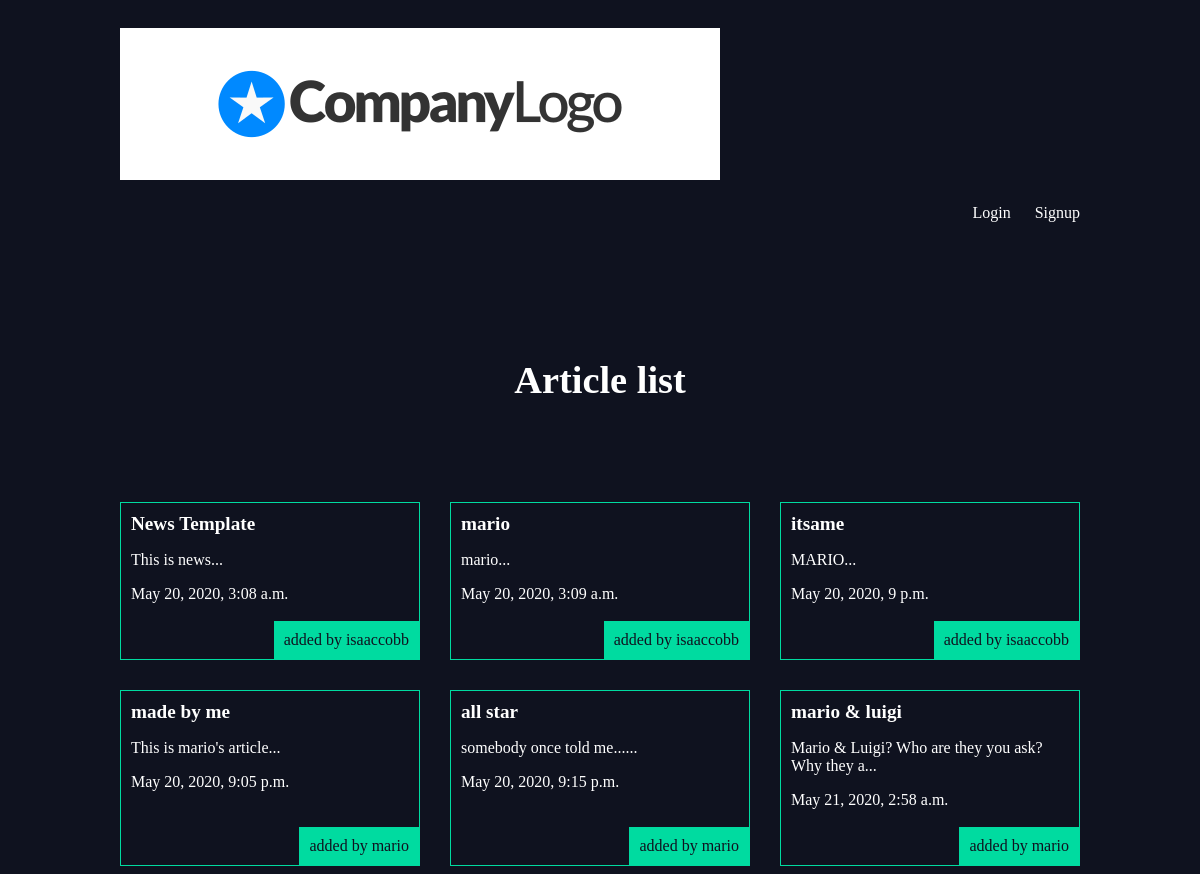
The app's page /articles/ with its own data.
### articles/models.py (models this page shows, shortened)
class Article(models.Model):
    title = models.CharField(max_length = 100)
    slug = models.SlugField()
    body = models.TextField()
    date = models.DateTimeField(auto_now_add = True)
    thumb = models.ImageField(default = 'default.png', blank = True)
    author = models.ForeignKey(User, on_delete = models.CASCADE, default = None)
    def snippet(self):
        return self.body[:50] + "..."

### articles/views.py (the view)
# urls.py: path('', views.article_list, name = 'list'),
def article_list(request):
    articles = Article.objects.all().order_by('date')
    return render(request, 'articles/article_list.html', {'articles': articles})

### articles/templates/articles/article_list.html
{% extends 'base_layout.html' %}
{% block content %}
    <h1>Article list</h1>
    <div class="articles">
      {% for article in articles %}
        <div class="article">
          <h2><a href="{% url 'articles:detail' slug=article.slug %}">{{ article.title }}</a></h2>
          <p>{{ article.snippet }}</p>
          <p>{{ article.date }}</p>
          <p class = "author">added by {{ article.author.username }}</p>
        </div>
      {% endfor %}
    </div>
{% endblock %}

### templates/base_layout.html (shortened to what this page needs)
{% load static %}
<!DOCTYPE html>
<html lang="en" dir="ltr">
  <head>
    <link rel="stylesheet" href="{% static 'styles.css' %}">
  </head>
  <body>
    <header class="wrapper">
      <h1><a href="{% url 'home' %}"><img src="{% static 'logo-example.png' %}" /></a></h1>
      <nav>
        <ul>
          {% if user.is_authenticated %}
          <li>
            <form class="logout-link" action="{% url 'accounts:logout'%}" method="post">
              {% csrf_token %}
              <button type="submit">Logout</button>
            </form>
          </li>
          <li><a href="{% url 'articles:create' %}" class="highlight">New Article</a></li>
          {% else %}
            <li><a href="{% url 'accounts:login' %}">Login</a></li>
            <li><a href="{% url 'accounts:signup' %}">Signup</a></li>
          {% endif %}
        </ul>
      </nav>
    </header>
    <div class="wrapper">
      {% block content %}
      {% endblock %}
    </div>
  </body>
</html>

### assets/styles.css (style rules this page uses)
body { background: #0f121f; background-image: url(stars.png); background-repeat-y: no-repeat; color: #fff; }
body * { font-family: "Comic Sans MS"; }
h1, h2, h3, h4, h5 { font-weight normal; margin: 0; }
a, a:hover, a:visited { color: #fff; text-decoration: none; }
.wrapper { max-width: 960px; margin: 0 auto; }
div.wrapper h1 { text-align: center; margin: 100px auto; font-size: 2.4em; }
header { display: grid; grid-template-colums: 1fr 1fr; padding: 20px 0; }
nav { justify-self: end; }
nav li { display: inline-block; margin-left: 20px; }
.articles { display: grid; grid-template-columns: 1fr 1fr 1fr; grid-gap: 30px; }
.article { padding: 10px; border: 1px solid #00dba0; position: relative; padding-bottom: 40px; }
.article h2 { font-size: 1.2em; }
.article .author { padding: 10px; background: #00dba0; position: absolute; right: 0; bottom: 0; margin: 0; color: #0f121f }

### records on screen
Article: title "News Template", snippet "This is news...", date "May 20, 2020, 3:08 a.m.", author.username "isaaccobb"
Article: title "mario", snippet "mario...", date "May 20, 2020, 3:09 a.m.", author.username "isaaccobb"
Article: title "itsame", snippet "MARIO...", date "May 20, 2020, 9 p.m.", author.username "isaaccobb"
Article: title "made by me", snippet "This is mario's article...", date "May 20, 2020, 9:05 p.m.", author.username "mario"
Article: title "all star", snippet "somebody once told me......", date "May 20, 2020, 9:15 p.m.", author.username "mario"
Article: title "mario & luigi", snippet "Mario & Luigi? Who are they you ask? Why they a...", date "May 21, 2020, 2:58 a.m.", author.username "mario"
